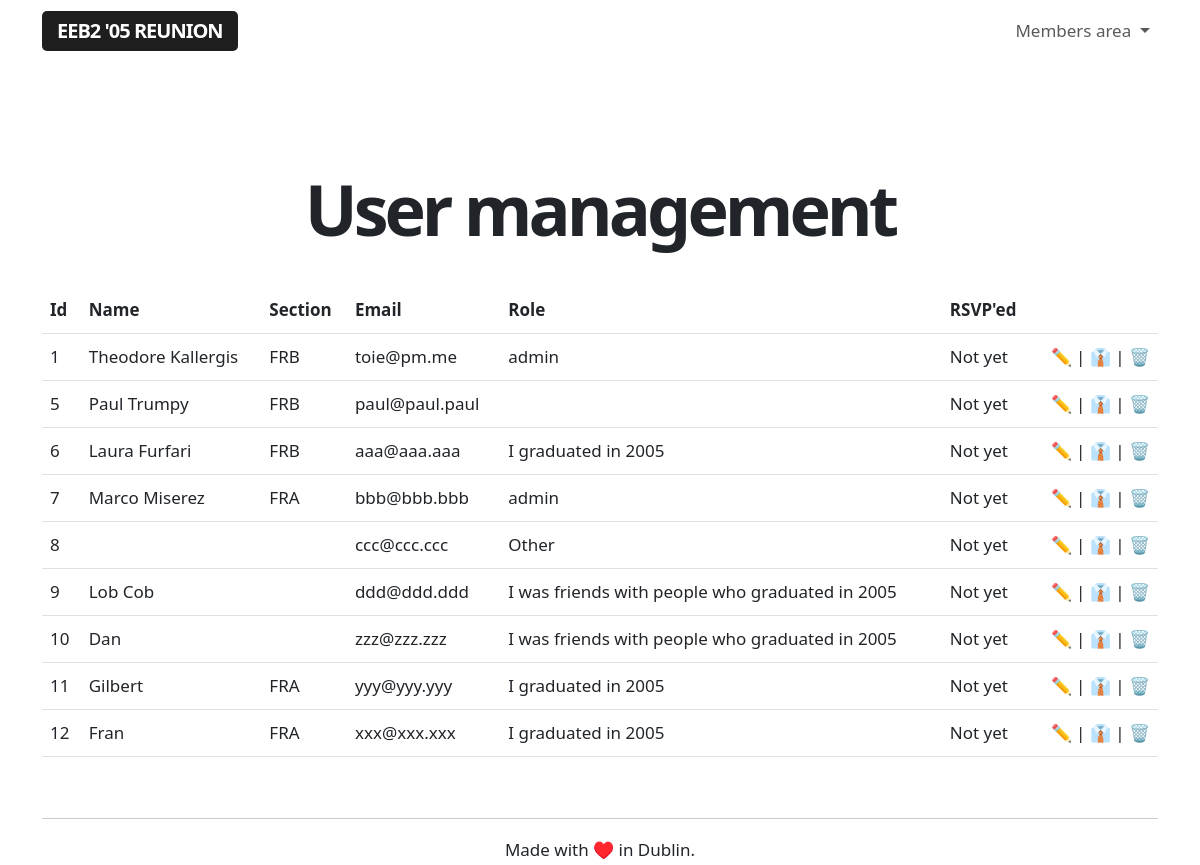
The page /admin/users (signed in) on the database its author committed.
### app/models.py (models this page shows, shortened)
class User(UserMixin, db.Model):
    id = db.Column(db.Integer, primary_key=True)
    username = db.Column(db.String(64), index=True, unique=True)
    name = db.Column(db.String(64), index=True, unique=False)
    section = db.Column(db.String(64), index=True, unique=False)
    email = db.Column(db.String(120), index=True, unique=True)
    password_hash = db.Column(db.String(128))
    role = db.Column(db.String(64), index=True, unique=False)
    rsvp = db.Column(db.String(64), index=True, unique=False)
    facebook = db.Column(db.String(64), index=True, unique=False)
    twitter = db.Column(db.String(64), index=True, unique=False)
    instagram = db.Column(db.String(64), index=True, unique=False)
    linkedin = db.Column(db.String(64), index=True, unique=False)
    snapchat = db.Column(db.String(64), index=True, unique=False)
    reddit = db.Column(db.String(64), index=True, unique=False)
    mastodon = db.Column(db.String(64), index=True, unique=False)
    tiktok = db.Column(db.String(64), index=True, unique=False)

### app/routes.py (the view)
@app.route('/admin/users', methods=['GET'])
@login_required
def adminusermanagement():
    if current_user.role == 'admin':
        users = User.query.order_by(User.id.asc())
    else:
        flash('This is a restricted area.')
        return redirect(url_for('index'))
    return render_template("user_management.html", title='User management',
        users=users)

### app/models.py (called while the page is built)
@login.user_loader
def load_user(id):
    return User.query.get(int(id))

### app/templates/user_management.html
{% extends "base.html" %}
{% block content %}
<div class="title">
    <h1>User management</h1>
</div>
<br>
<br>
<table class="table">
    <tr>
        <th>Id</th>
        <th>Name</th>
        <th>Section</th>
        <th>Email</th>
        <th>Role</th>
        <th>RSVP'ed</th>
        <th></th>
    </tr>
{% for user in users %}
    {% include '_users.html' %}
{% endfor %}
</table>
{% endblock %}

### app/templates/_users.html
<tr>
    <td>{{ user.id }}</td>
    <td>{{ user.name }}</td>
    <td>{{ user.section }}</td>
    <td>{{ user.email }}</td>
    <td>{{ user.role }}</td>
    <td>{{ user.rsvp }}</td>
        <td class="aligniconsright"><a class="nolinkdecoration" href="{{ url_for('user', userid = user.id) }}">✏️</a> | <a class="nolinkdecoration" href="{{ url_for('toggleadmin', userid = user.id) }}">👔</a> | <a class="nolinkdecoration" href="{{ url_for('delete_user', userid=user.id) }}">🗑️</a></td>
</tr>

### app/static/styles.css (style rules this page uses)
body { font-size: 17px !important; line-height: 30px !important; }
h1 { font-size: 70px !important; letter-spacing: -4px; text-align: center; font-weight: 800 !important; line-height: 75px !important; }
.aligniconsright { text-align: right; }
.title h1 { margin-bottom: -20px !important; margin-top: 40px; }
.nolinkdecoration { text-decoration: none; }

### rows shown on the page
User: id "1", name "Theodore Kallergis", section "FRB", email "toie@pm.me", role "admin", rsvp "Not yet"
User: id "5", name "Paul Trumpy", section "FRB", email "paul@paul.paul", rsvp "Not yet"
User: id "6", name "Laura Furfari", section "FRB", email "aaa@aaa.aaa", role "I graduated in 2005", rsvp "Not yet"
User: id "7", name "Marco Miserez", section "FRA", email "bbb@bbb.bbb", role "admin", rsvp "Not yet"
User: id "8", email "ccc@ccc.ccc", role "Other", rsvp "Not yet"
User: id "9", name "Lob Cob", email "ddd@ddd.ddd", role "I was friends with people who graduated in 2005", rsvp "Not yet"
User: id "10", name "Dan", email "zzz@zzz.zzz", role "I was friends with people who graduated in 2005", rsvp "Not yet"
User: id "11", name "Gilbert", section "FRA", email "yyy@yyy.yyy", role "I graduated in 2005", rsvp "Not yet"
User: id "12", name "Fran", section "FRA", email "xxx@xxx.xxx", role "I graduated in 2005", rsvp "Not yet"
